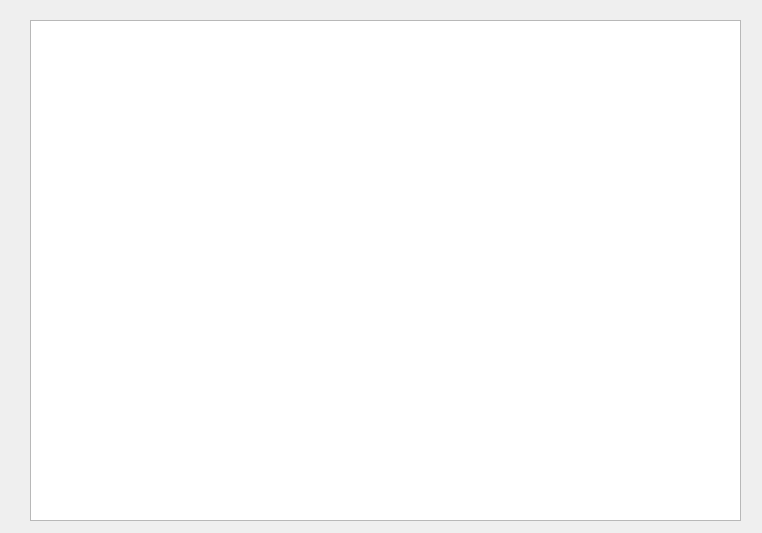
<ui version="4.0" >
 <class>ChartWidgetClass</class>
 <widget class="QDialog" name="ChartWidgetClass" >
  <property name="geometry" >
   <rect>
    <x>0</x>
    <y>0</y>
    <width>762</width>
    <height>533</height>
   </rect>
  </property>
  <property name="windowTitle" >
   <string>ChartWidget</string>
  </property>
  <widget class="QGraphicsView" name="graphicsView" >
   <property name="geometry" >
    <rect>
     <x>30</x>
     <y>20</y>
     <width>711</width>
     <height>501</height>
    </rect>
   </property>
  </widget>
 </widget>
 <layoutdefault spacing="6" margin="11" />
 <resources/>
 <connections/>
</ui>
